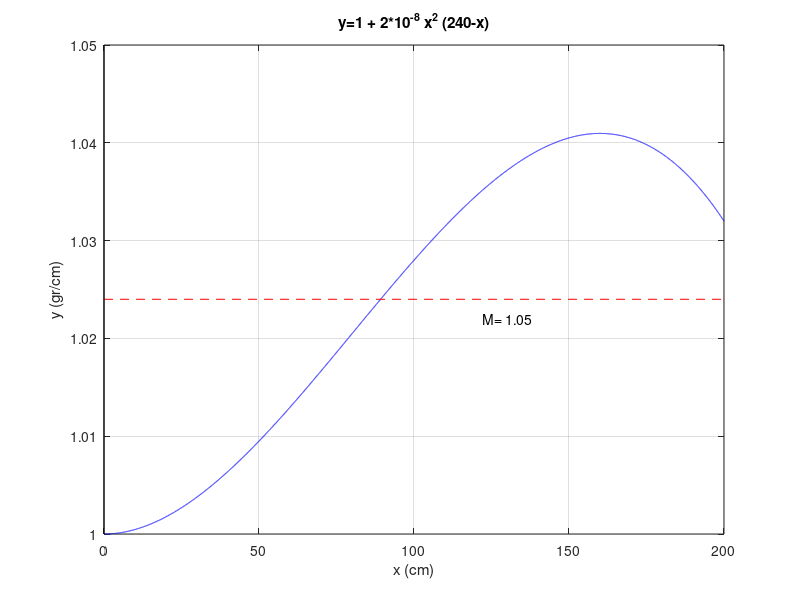

Here is the MATLAB script that generated this plot:
close all

% Graphe of the function
x=0:0.01:200;
y=1+2*10^(-8)*x.^2 .*(240-x);
plot(x,y,'b');
grid on;
hold on

% Graphe of the average
x = [0,200];
y = [1.024, 1.024];
plot(x,y,'--r');

% The y axes
x = [0,0];
y = [1, 1.05];
plot(x,y,'k');
text(122, 1.022,'M= 1.05')

xlabel('x (cm)')
ylabel('y (gr/cm)')
title('y=1 + 2*10^{-8} x^2 (240-x)')

axis([0, 200, 1, 1.05])
